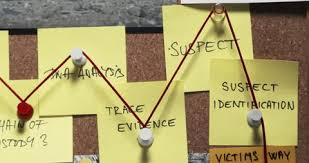
#> input picture Image Processing using Pillow/img.jpg, 309 x 163 px, found by its file name
$ python ImageProcessing.py
#> lines starting #> are read from the running program, lines starting #| are printed output that depends on the picture
from PIL import Image
import cv2

#starting from this point, the image is converted to computer understable format, or matrix. Printing img will not be understandable

img = cv2.imread("swayam_python\img.jpg")  #creating a object to handle the image
#> img is the input picture: shape (163, 309, 3); mean B, G, R 106, 158.5, 169.5

# print(img)  # this gives a matrix form of the image, currently being used by the cpu

clahe = cv2.createCLAHE() # creating an object for using CLAHE

gray_img = cv2.cvtColor(img,cv2.COLOR_BGR2GRAY) # converting the color image to gray scale for enhancement
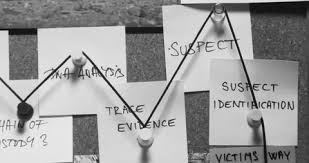
#> gray_img: shape (163, 309); min 0, max 249, mean 155.8

#enhacing the image by enhacning the contrast

final = clahe.apply(gray_img)
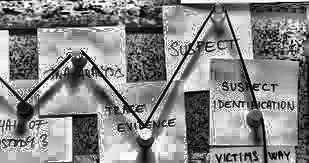
#> final: shape (163, 309); min 0, max 255, mean 134.3

cv2.imshow("original: ",img)    #   popping a window to show image
cv2.imshow("enhanced: ",final)
cv2.waitKey(0) #    waiting for the user to manually close the windows
cv2.destroyAllWindows() #   waits for the popped windowds to close the proceeds to the next line of code and then shows "Done"

# cv2.imwrite("Enhanced.png",final) # saving the <final> image

print("Done")
